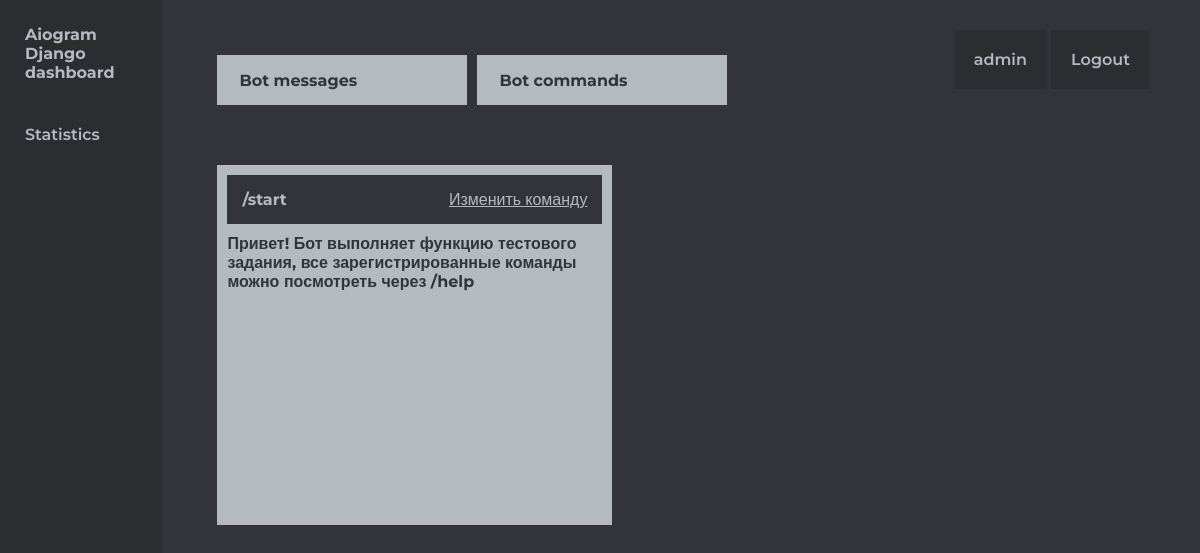
Page /command/1/ (signed in) on the committed database.
### bot_messages/models.py (models this page shows, shortened)
class Command(models.Model):
    command = models.CharField(max_length=124)
    text = models.TextField()
    def __str__(self):
        return self.command

### bot_messages/views.py (the view)
# urls.py: path('command/<int:pk>/', CommandDetailView.as_view(), name='command-detail'),
class CommandDetailView(DetailView):
    template_name = 'bot_messages/command_detail.html'
    model = Command
    def get_context_data(self, **kwargs):
        context = super().get_context_data(**kwargs)
        context["title"] = "Command detail"
        return context

### templates/bot_messages/command_detail.html (shortened to what this page needs)
{% extends 'base.html' %}
{% load static %}
{% block links %}
<link rel="stylesheet" href="{% static 'css/dashboard.css' %}">
<link rel="stylesheet" href="{% static 'css/include/sidebar.css' %}">
{% endblock %}
{% block content %}
<div class="container">
    {% include 'include/sidebar.html' %}
    <section class="content">
    {% include 'include/dashboard-controls.html' %}
        <section class="articles">
            <article class="article__default command_detail__article">
                <div class="head">
                    <h1 class="title">{{ command }}</h1>
                    {% if perms.bot_messages.can_change_command %}
                    <a href="{% url 'command-update' command.pk %}" class="title">Изменить команду</a>
                    {% endif %}
                </div>
                <div class="content">
                    <h1 class="text">{{ command.text }}</h1>
                </div>
            </article>
        </section>
    </section>
</div>
{% endblock %}

### templates/include/dashboard-controls.html
<div class="dashboard">
    <section class="statistic">
        <a href="{% url 'messages-list' %}" class="link">Bot messages</a>
        <a href="{% url 'commands-list' %}" class="link">Bot commands</a>
    </section>
    {% if user.is_authenticated %}
    <section class="auth">
        <a href="#" class="user-profile__link">{{ user }}</a>
        <a href="{% url 'logout' %}" class="user-profile__link">Logout</a>
    </section>
    {% else %}
    <section class="auth">
        <a href="{% url 'login' %}" class="user-profile__link">Login</a>
    </section>
    {% endif %}
</div>

### static/css/base.css (style rules this page uses)
* { font-size: 16px; margin: 0px; padding: 0px; box-sizing: border-box; font-family: 'Montserrat', sans-serif; }
.container { display: flex; height: 100vh; background-color: #32343a; }

### static/css/dashboard.css (style rules this page uses)
.dashboard { display: flex; flex-direction: row; justify-content: space-between; padding: 50px; }
.auth .user-profile__link { font-weight: 600; background-color: #2b2d31; padding: 20px; text-decoration: none; transition: 0.2s; }
.dashboard .statistic { display: flex; }
.statistic .link { background-color: #b5bac1; margin: 5px; width: 250px; height: 50px; display: flex; align-items: center; padding-left: 20px; border: 2px solid #b5bac1; color: #32343a; text-decoration: none; font-weight: 700; transition: 0.2s; }
.content { width: 100%; height: 100vh; display: flex; flex-direction: column; }
.content .articles { display: flex; margin-left: 50px; }
.content .article__default { background-color: #b5bac1; width: 40%; height: 500px; justify-self: left; align-self: center; margin: 5px; overflow: auto; }
.content .article__default .title { color: #32343a; padding: 15px; }
.articles .command_detail__article { overflow: hidden; padding: 10px; height: 360px; }
.articles .command_detail__article .head { display: flex; justify-content: space-between; background-color: #32343a; }
.articles .command_detail__article .title { background-color: #32343a; color: #b5bac1; }
.command_detail__article .content { padding-top: 10px; overflow: auto; }
.command_detail__article .content .text { color: #32343a; }

### static/css/include/sidebar.css (style rules this page uses)
.sidebar p, h1, a { color: #b5bac1; }

### rows in the picture
Command: command "/start", text "Привет! Бот выполняет функцию тестового задания, все зарегистрированные команды можно посмотреть через /help"

### other values in the picture
{{ user }} "admin"
